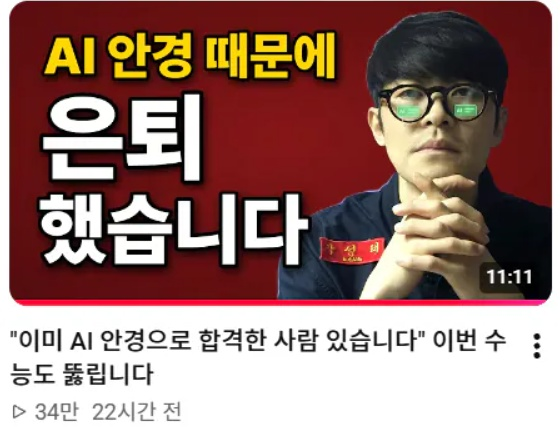
#> input picture jobs/2026-11-15-kangsungtae-review/src/05.jpg, 560 x 432 px
$ python -i build.py   (imports and definitions only)
#> lines starting #> are read from the running program, lines starting #| are printed output that depends on the picture
#> `top = Image.new('RGBA', (W, H), (0, 0, 0, 0)); ImageDraw.Draw(top).rec..`: top: PIL image 1080x1920 RGBA; every value is 0
"""ㅋㅋ상회: '사이비 소리 듣던 강성태, 재평가 받는 중' 사진 + TTS 릴스.
사진 5장(X @kingwest0219 트윗 첨부, ../2026-11-15-kangsungtae-review/src) + 내레이션 1개(src/a01.mp3, Higgsfield ElevenLabs)를
무음 기준으로 8문장으로 나눠 장면마다 붙인다. 디자인은 cheat-tts-reel/build_kk.py 틀(위 띠 제목 + 가운데 사진 + 아래 주아체 자막).
일반인 댓글 작성자 닉네임·프로필 사진은 흐리게 가린다(@gongsin 본인 계정은 살림).
"""
import os, subprocess, json
from PIL import Image, ImageDraw, ImageFont, ImageFilter

HERE = os.path.dirname(os.path.abspath(__file__)); ROOT = os.path.abspath(os.path.join(HERE, '..', '..'))
S = os.path.join(HERE, 'src'); R = os.path.join(ROOT, 'jobs', '2026-11-15-kangsungtae-review', 'src')
# [1 line not run here, left out]
W, H, BAND = 1080, 1920, 440; VH = H - BAND; INTRO = 0.15
JUA = f'{ROOT}/fonts/BMJUA.otf'; PB = f'{ROOT}/fonts/Pretendard-Bold.otf'; PX = f'{ROOT}/fonts/Pretendard-ExtraBold.otf'
YEL = (255, 214, 10)

# (자막 줄들, 사진 번호, 자르기 [x0,y0,x1,y1] 0~1)
SC = [
    (["공부의신 강성태", "2년 전부터 [이상한 영상]만"], 1, [0, 0, 1, 1]),
    (["[AI 대재앙]", "[인간의 시대]가 끝난다?"], 1, [0, 0.5, 0.67, 1]),
    (["AI가 [수능]을 정복했다", "[작별 인사]까지"], 2, [0, 0, 1, 0.42]),
    (["반년 전엔", "수능 [또 뚫린다] 경고"], 3, [0, 0, 1, 1]),
    (["그런데 요즘", "[AI 안경] 부정행위 논란"], 5, [0, 0, 1, 0.78]),
    (["\"AI 안경 때문에 은퇴\"", "올라오자마자 [34만]"], 5, [0, 0, 1, 1]),
    (["\"강버지...", "[이제야 깨달았습니다]\""], 4, [0, 0, 1, 0.93]),
    (["[선견지명] vs [그냥 운]", "댓글로 ㄱㄱ"], 1, [0, 0, 1, 1]),
]
TITLE = ["2년 전 다들 비웃던", "강성태 영상 [실화냐]"]
COVER = ["다들 비웃던", "강성태 영상 [실화냐]"]
# 4번 사진(댓글)에서 일반인 닉네임·프로필 사진 가리기(원본 픽셀)
BLUR4 = [(5, 268, 75, 330), (78, 272, 275, 302), (5, 398, 75, 460), (78, 402, 255, 430), (5, 528, 75, 592), (78, 532, 245, 560)]


# [43 lines left out: functions runs, jua_lines, tag, not called in this run]


def photo(n):
#> called with n = 5
    im = Image.open(f'{R}/{n:02d}.jpg').convert('RGB')
#> im is the input picture: PIL image 560x432 RGB; mean R, G, B 153.2, 120.7, 114.7
    if n == 4:
        for b in BLUR4:
            im.paste(im.crop(b).filter(ImageFilter.GaussianBlur(9)), b[:2])
    return im


# 1) 내레이션을 무음으로 8문장으로 나누기
NARR = f'{S}/a01.mp3'
wav = f'{T}/n.wav'
# [1 line not run here, left out]
# 한 번에 읽은 내레이션이라 문장 사이 무음이 짧다 → 50ms 에너지로 찾은 틈(-32dB 아래) 중 글자 수 비율에 맞는 7곳을 경계로(눈으로 확인)
# [1 line that did not run here, left out]
# [1 line that did not run here, left out]
GAP = 0.1  # 문장 간격(사용자 11-15: 0.1초)
SPEED = 2.0  # 목소리 2배속(사용자 11-15)
pieces, starts, t = [], [], INTRO
# [7 lines not run here, left out]
TOTAL = t + 0.6; ends = starts[1:] + [TOTAL]
# [1 line not run here, left out]

# 2) 장면(사진 + 천천히 확대 + 펀치 인)
PUNCH = "scale=w='2*trunc(540*max(1,1+0.06*exp(-t*14)))':h=-2:eval=frame,crop={W}:{VH},setsar=1"
ENC = ['-c:v', 'libx264', '-crf', '18', '-preset', 'veryfast', '-pix_fmt', 'yuv420p', '-r', '30', '-an']
clips = []
# [23 lines not run here, left out]
tl = Image.new('RGBA', (W, H), (0, 0, 0, 0))  # 제목: 강조색 없이 흰색, 기울임(cheat-tts-reel과 같게)
# [1 line not run here, left out]
yc = 285 + 124 / 2 - 104 * 0.35; SH = 0.2
# [1 line not run here, left out]
caps = []
# [10 lines not run here, left out]

inputs = ['-i', f'{T}/body.mp4', '-i', f'{T}/top.png'] + sum((['-i', p] for p in caps), [])
fc = f'color=c=0x08080a:s={W}x{H}:r=30:d={TOTAL:.3f}[bg];[bg][0:v]overlay=0:{BAND}:shortest=1[s0];[s0][1:v]overlay=0:0[s1]'
last = 's1'
# [4 lines not run here, left out]
n0 = 2 + len(SC); N = len(SC)
ains = sum((['-i', p] for p in pieces), [])
# [2 lines not run here, left out]
out = os.path.join(HERE, 'out', 'reel.mp4')
# [2 lines not run here, left out]

# 4) 커버: 5번 사진(AI 안경 은퇴) + 큰 주아체 제목 + 딱지
cv = Image.new('RGBA', (W, H), (8, 8, 10, 255))
im = photo(5); s = W / im.width; im = im.resize((W, round(im.height * s)), Image.LANCZOS).convert('RGBA')
#> s = 1.93
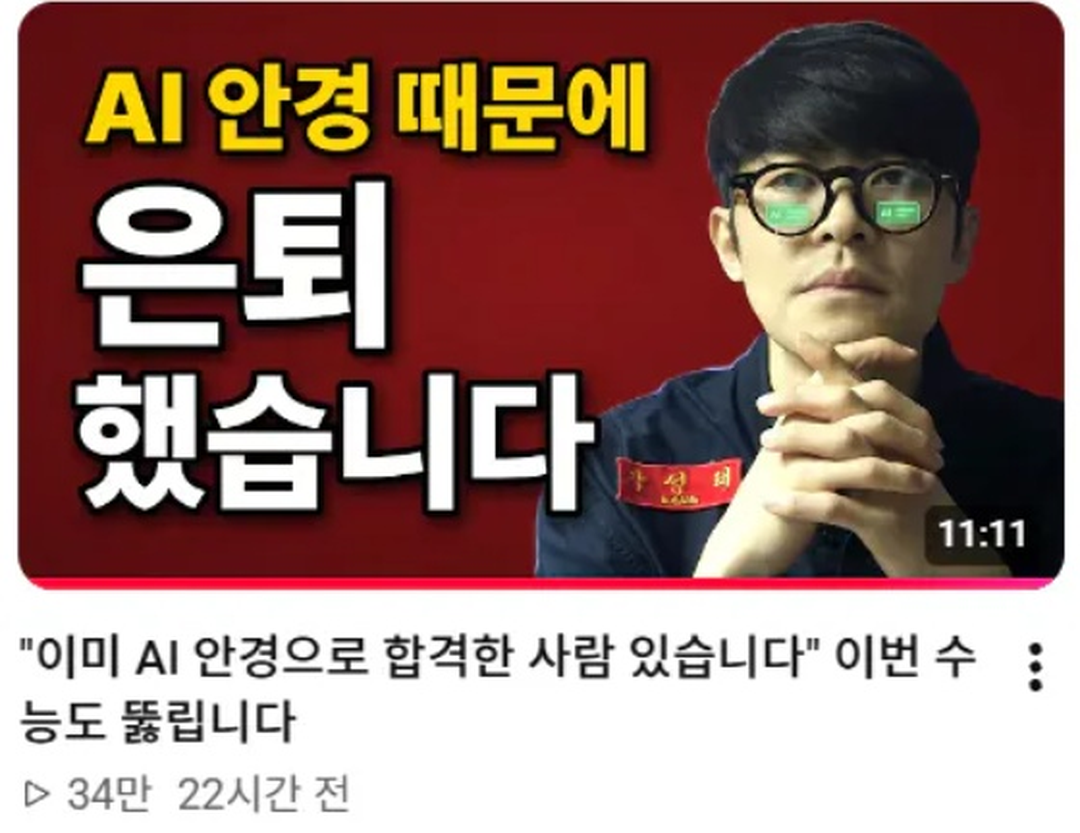
#> im: PIL image 1080x833 RGBA; mean R, G, B, A 153.1, 120.7, 114.7, 255
# [1 line not run here, left out]
cl = Image.new('RGBA', (W, H), (0, 0, 0, 0))
# [5 lines not run here, left out]

#> (the run stopped early here; a loop or call above may not have finished)
